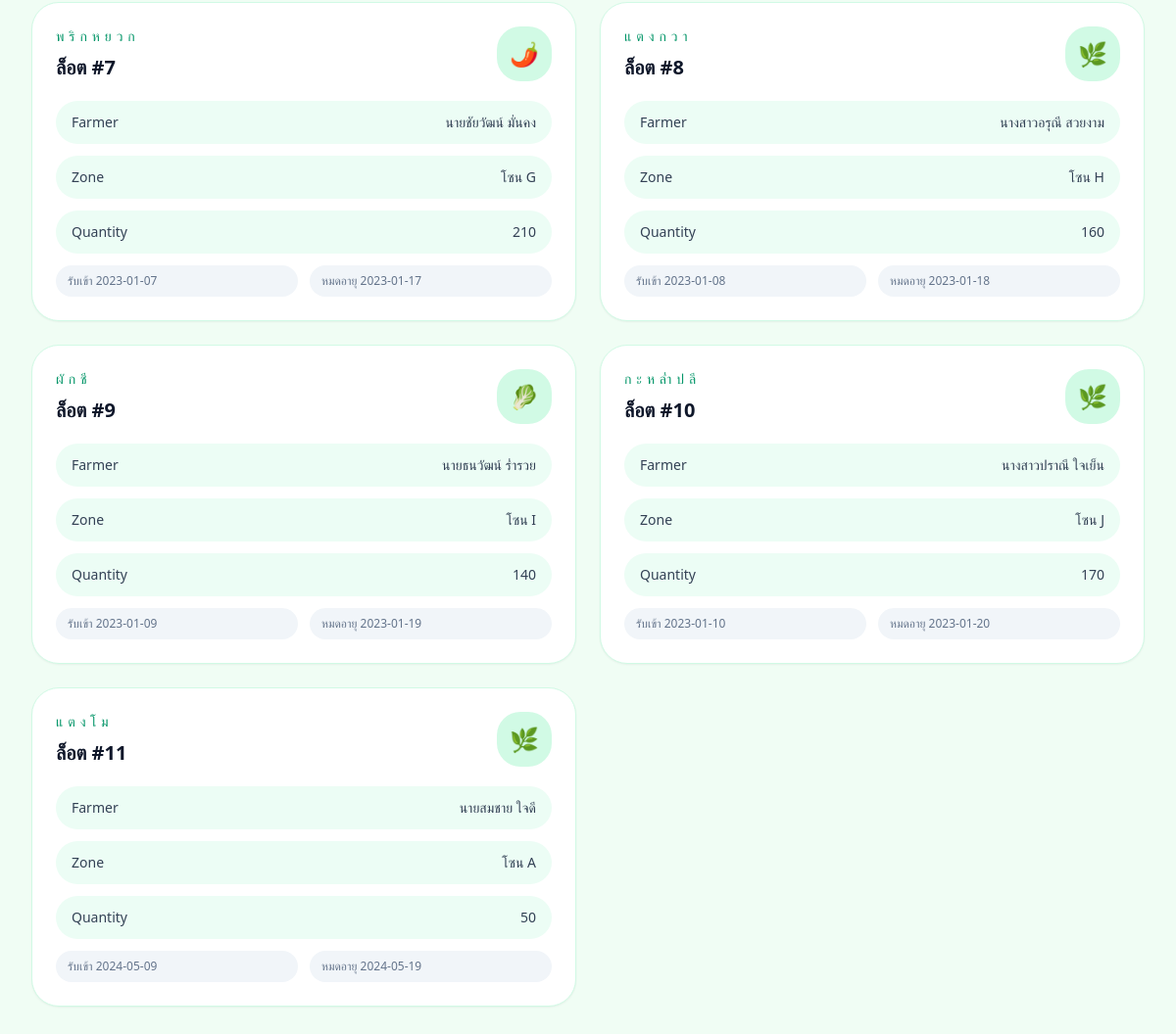
Before: / (lower part) with the older database file.
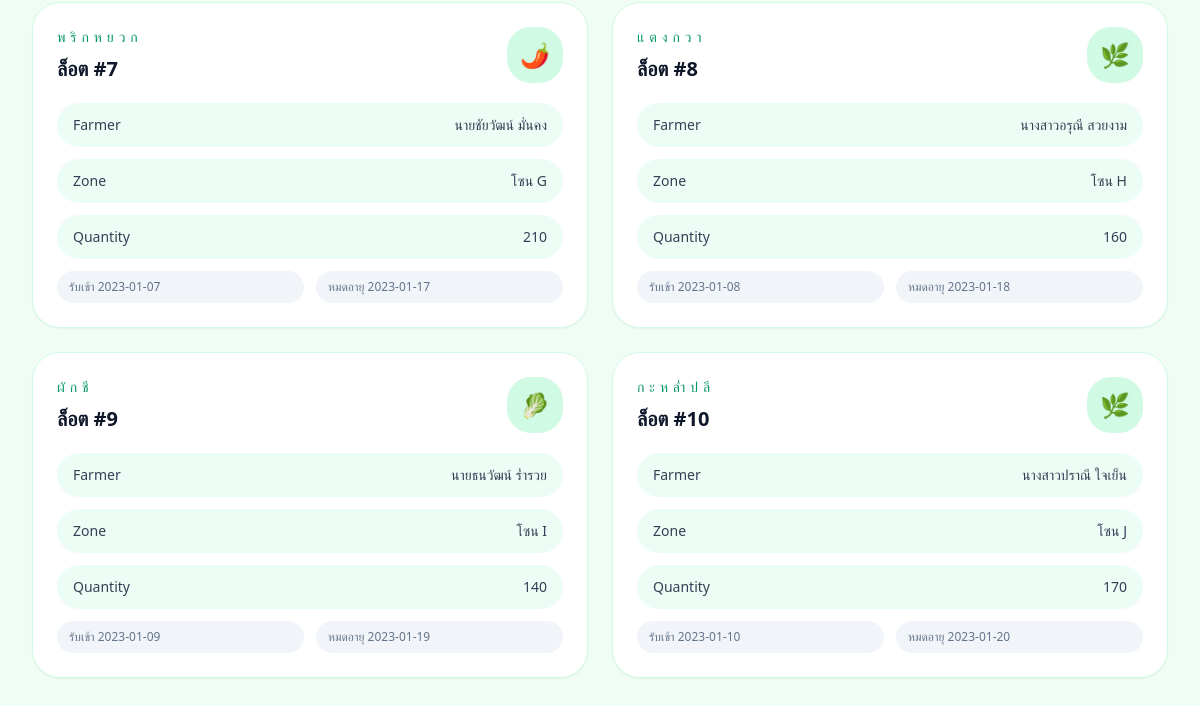
After: the same page with the newer database file.
### tables this page shows
CREATE TABLE Stock_Batches (
    batch_id INTEGER PRIMARY KEY,
    veg_id INTEGER,
    farmer_id INTEGER,
    zone_id INTEGER,
    quantity INTEGER CHECK (quantity >= 0),
    receive_date DATE,
    expiry_date DATE,
    FOREIGN KEY (veg_id) REFERENCES Vegetables (veg_id),
    FOREIGN KEY (farmer_id) REFERENCES Farmers (farmer_id),
    FOREIGN KEY (zone_id) REFERENCES Storage_Zones (zone_id)
);

CREATE TABLE Vegetables (
    veg_id INTEGER PRIMARY KEY,
    veg_name TEXT NOT NULL,
    category TEXT,
    storage_temp TEXT
);

CREATE TABLE Farmers (
    farmer_id INTEGER PRIMARY KEY,
    name TEXT NOT NULL,
    phone TEXT,
    address TEXT
);

CREATE TABLE Storage_Zones (
    zone_id INTEGER PRIMARY KEY,
    zone_name TEXT NOT NULL,
    capacity INTEGER
);

### app.py (the view)
@app.route('/')
def index():
    conn = get_db()
    cur = conn.cursor()
    cur.execute("""
        SELECT sb.batch_id, v.veg_name, f.name, sz.zone_name, sb.quantity, sb.receive_date, sb.expiry_date
        FROM Stock_Batches sb
        JOIN Vegetables v ON sb.veg_id = v.veg_id
        JOIN Farmers f ON sb.farmer_id = f.farmer_id
        JOIN Storage_Zones sz ON sb.zone_id = sz.zone_id
    """)
    batches = cur.fetchall()
    conn.close()
    return render_template('index.html', batches=batches)

### app.py (called while the page is built)
def get_db():
    conn = sqlite3.connect(DATABASE)
    conn.row_factory = sqlite3.Row
    return conn

### templates/index.html (shortened to what this page needs)
<!DOCTYPE html>
<html lang="th">
<head>
    <script src="https://cdn.tailwindcss.com"></script>
</head>
<body class="min-h-screen bg-green-50 text-slate-800">
    <main class="mx-auto max-w-7xl px-4 py-8 sm:px-6 lg:px-8">
        <section class="grid gap-6 sm:grid-cols-2 xl:grid-cols-3">
            {% for batch in batches %}
            <article class="group rounded-[28px] border border-emerald-100 bg-white p-6 shadow-sm transition hover:-translate-y-1 hover:shadow-md">
                <div class="mb-5 flex items-center justify-between gap-4">
                    <div>
                        <p class="text-sm uppercase tracking-[0.35em] text-emerald-600">{{ batch[1] }}</p>
                        <h2 class="mt-2 text-xl font-semibold text-slate-900">ล็อต #{{ batch[0] }}</h2>
                    </div>
                    <div class="flex h-14 w-14 items-center justify-center rounded-3xl bg-emerald-100 text-2xl">
                        {% if 'ผัก' in batch[1] or 'คะน้า' in batch[1] or 'ต้น' in batch[1] %}
                            🥬
                        {% elif 'แครอท' in batch[1] or 'แครอท' in batch[1] %}
                            🥕
                        {% elif 'มะเขือ' in batch[1] or 'มะเขือเทศ' in batch[1] %}
                            🍅
                        {% elif 'พริก' in batch[1] %}
                            🌶️
                        {% else %}
                            🌿
                        {% endif %}
                    </div>
                </div>
                <div class="space-y-3 text-sm text-slate-700">
                    <div class="flex items-center justify-between rounded-3xl bg-emerald-50 px-4 py-3">
                        <span class="font-medium">Farmer</span>
                        <span>{{ batch[2] }}</span>
                    </div>
                    <div class="flex items-center justify-between rounded-3xl bg-emerald-50 px-4 py-3">
                        <span class="font-medium">Zone</span>
                        <span>{{ batch[3] }}</span>
                    </div>
                    <div class="flex items-center justify-between rounded-3xl bg-emerald-50 px-4 py-3">
                        <span class="font-medium">Quantity</span>
                        <span>{{ batch[4] }}</span>
                    </div>
                    <div class="grid grid-cols-2 gap-3 text-xs text-slate-500">
                        <div class="rounded-3xl bg-slate-100 px-3 py-2">รับเข้า {{ batch[5] }}</div>
                        <div class="rounded-3xl bg-slate-100 px-3 py-2">หมดอายุ {{ batch[6] }}</div>
                    </div>
                </div>
            </article>
            {% endfor %}
        </section>
    </main>
</body>
</html>

Changed rows visible on the page:
removed Stock_Batches: veg_name "แตงโม", batch_id "11", name "นายสมชาย ใจดี", zone_name "โซน A", quantity "50", receive_date "2024-05-09", expiry_date "2024-05-19"
